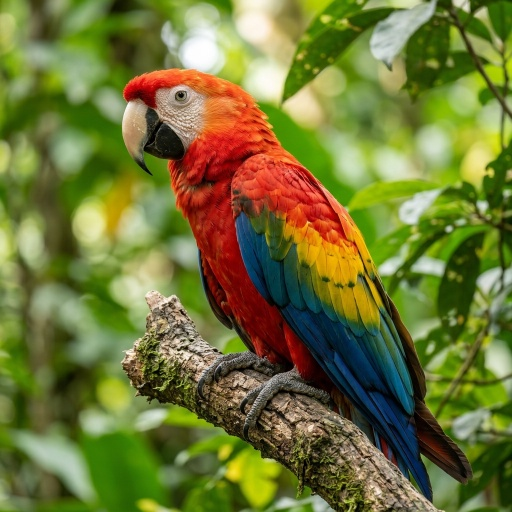
#> input picture DIP/image.jpg, 512 x 512 px
$ python histogram_stretching.py
#> lines starting #> are read from the running program, lines starting #| are printed output that depends on the picture
# Question 13: Histogram Stretching
import cv2
import numpy as np
import matplotlib.pyplot as plt

img = cv2.imread('image.jpg', 0)
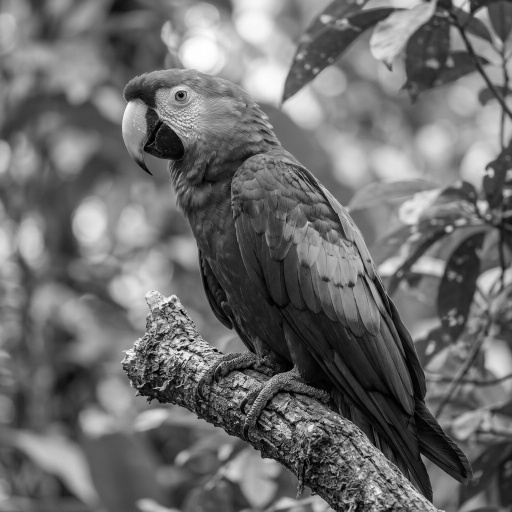
#> img: shape (512, 512); min 0, max 255, mean 109.1
stretched = np.uint8((img - img.min()) * (255.0 / (img.max() - img.min())))

plt.subplot(1, 2, 1), plt.imshow(img, cmap='gray'), plt.title('Original'), plt.axis('off')
plt.subplot(1, 2, 2), plt.imshow(stretched, cmap='gray'), plt.title('Stretched'), plt.axis('off')
plt.show()
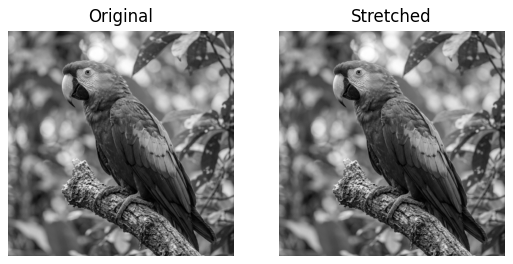
#> figure drawn by matplotlib, 2 panels

# Output: Original and min-max histogram stretched images

$ run again, with DIP/reference.jpg copied over DIP/image.jpg
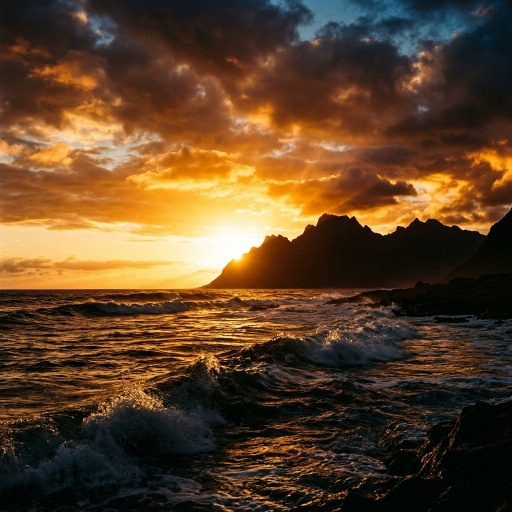
#> input picture DIP/reference.jpg, 512 x 512 px
#> `img = cv2.imread('image.jpg', 0)`:
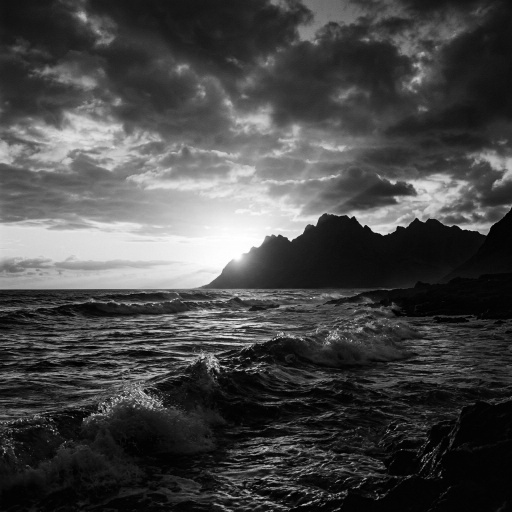
#> img: shape (512, 512); min 0, max 255, mean 71.1
#> `plt.show()`:
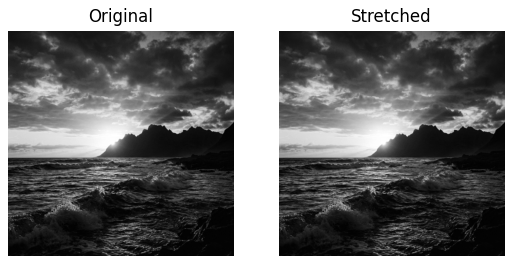
#> figure drawn by matplotlib, 2 panels
